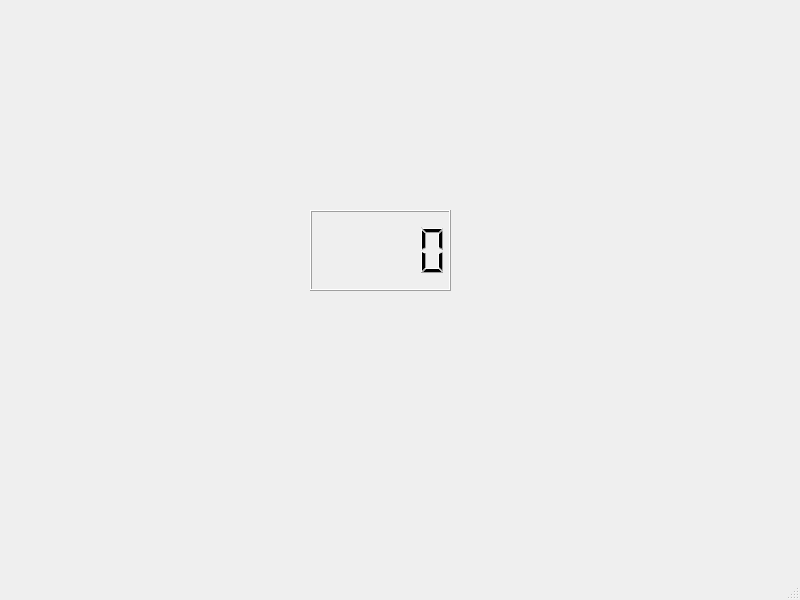
<?xml version="1.0" encoding="UTF-8"?>
<ui version="4.0">
 <class>MainWindow</class>
 <widget class="QMainWindow" name="MainWindow">
  <property name="geometry">
   <rect>
    <x>0</x>
    <y>0</y>
    <width>800</width>
    <height>600</height>
   </rect>
  </property>
  <property name="windowTitle">
   <string>MainWindow</string>
  </property>
  <widget class="QWidget" name="centralwidget">
   <widget class="QLCDNumber" name="test_lcd">
    <property name="geometry">
     <rect>
      <x>310</x>
      <y>210</y>
      <width>141</width>
      <height>81</height>
     </rect>
    </property>
   </widget>
  </widget>
  <widget class="QMenuBar" name="menubar">
   <property name="geometry">
    <rect>
     <x>0</x>
     <y>0</y>
     <width>800</width>
     <height>22</height>
    </rect>
   </property>
  </widget>
  <widget class="QStatusBar" name="statusbar"/>
 </widget>
 <resources/>
 <connections/>
</ui>
